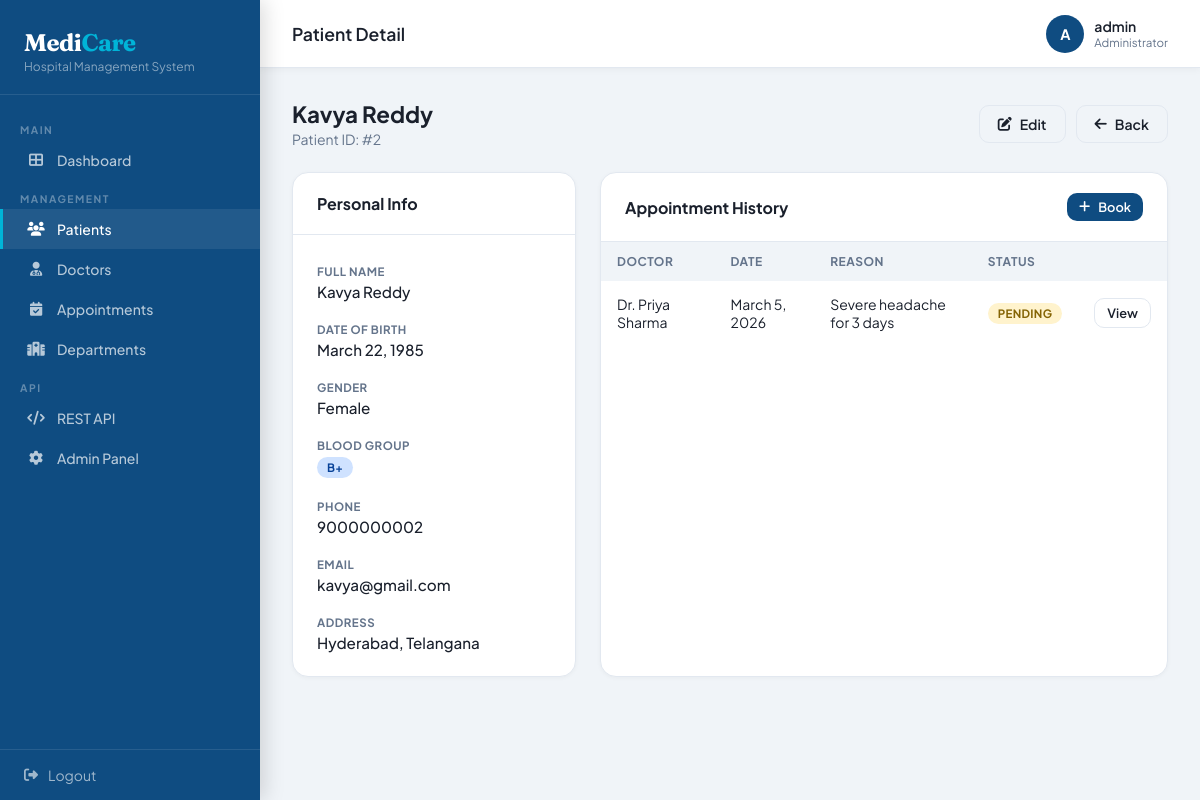
/patients/2/ (signed in), run on the app's committed database.
### patients/models.py (models this page shows, shortened)
class Patient(models.Model):
    GENDER_CHOICES = [('M', 'Male'), ('F', 'Female'), ('O', 'Other')]
    BLOOD_CHOICES = [('A+','A+'),('A-','A-'),('B+','B+'),('B-','B-'),
                     ('AB+','AB+'),('AB-','AB-'),('O+','O+'),('O-','O-')]
    first_name    = models.CharField(max_length=100)
    last_name     = models.CharField(max_length=100)
    date_of_birth = models.DateField()
    gender        = models.CharField(max_length=1, choices=GENDER_CHOICES)
    blood_group   = models.CharField(max_length=3, choices=BLOOD_CHOICES)
    phone         = models.CharField(max_length=15)
    email         = models.EmailField(blank=True)
    address       = models.TextField()
    created_at    = models.DateTimeField(auto_now_add=True)
    @property
    def full_name(self):
        return f"{self.first_name} {self.last_name}"

### appointments/models.py (models this page shows, shortened)
class Appointment(models.Model):
    STATUS_CHOICES = [
        ('pending',   'Pending'),
        ('confirmed', 'Confirmed'),
        ('completed', 'Completed'),
        ('cancelled', 'Cancelled'),
    ]
    patient         = models.ForeignKey(Patient, on_delete=models.CASCADE, related_name='appointments')
    doctor          = models.ForeignKey(Doctor,  on_delete=models.CASCADE, related_name='appointments')
    appointment_date = models.DateField()
    appointment_time = models.TimeField()
    status          = models.CharField(max_length=20, choices=STATUS_CHOICES, default='pending')
    reason          = models.TextField()
    notes           = models.TextField(blank=True)
    created_at      = models.DateTimeField(auto_now_add=True)
    class Meta:
        ordering = ['-appointment_date', '-appointment_time']

### doctors/models.py (models this page shows, shortened)
class Doctor(models.Model):
    first_name   = models.CharField(max_length=100)
    last_name    = models.CharField(max_length=100)
    department   = models.ForeignKey(Department, on_delete=models.SET_NULL, null=True)
    specialization = models.CharField(max_length=200)
    phone        = models.CharField(max_length=15)
    email        = models.EmailField()
    experience   = models.PositiveIntegerField(help_text="Years of experience")
    available    = models.BooleanField(default=True)
    created_at   = models.DateTimeField(auto_now_add=True)
    @property
    def full_name(self):
        return f"Dr. {self.first_name} {self.last_name}"

### patients/views.py (the view)
# urls.py: path('<int:pk>/',     views.patient_detail, name='patient_detail'),
@login_required
def patient_detail(request, pk):
    patient = get_object_or_404(Patient, pk=pk)
    appointments = patient.appointments.select_related('doctor').order_by('-appointment_date')
    return render(request, 'patients/detail.html', {'patient': patient, 'appointments': appointments})

### patients/templates/patients/detail.html (shortened to what this page needs)
{% extends 'core/base.html' %}
{% block page_title %}Patient Detail{% endblock %}
{% block content %}
<div class="page-header">
  <div>
    <h2>{{ patient.full_name }}</h2>
    <p>Patient ID: #{{ patient.pk }}</p>
  </div>
  <div style="display:flex;gap:10px;">
    <a href="{% url 'patient_edit' patient.pk %}" class="btn btn-outline"><i class="fas fa-edit"></i> Edit</a>
    <a href="{% url 'patient_list' %}" class="btn btn-outline"><i class="fas fa-arrow-left"></i> Back</a>
  </div>
</div>
<div style="display:grid;grid-template-columns:1fr 2fr;gap:24px;">
  <div class="card">
    <div class="card-header"><span class="card-title">Personal Info</span></div>
    <div class="card-body">
      <div style="display:flex;flex-direction:column;gap:16px;">
        <div class="detail-item"><label>Full Name</label><p>{{ patient.full_name }}</p></div>
        <div class="detail-item"><label>Date of Birth</label><p>{{ patient.date_of_birth }}</p></div>
        <div class="detail-item"><label>Gender</label><p>{{ patient.get_gender_display }}</p></div>
        <div class="detail-item"><label>Blood Group</label><p><span class="badge badge-confirmed">{{ patient.blood_group }}</span></p></div>
        <div class="detail-item"><label>Phone</label><p>{{ patient.phone }}</p></div>
        <div class="detail-item"><label>Email</label><p>{{ patient.email|default:"—" }}</p></div>
        <div class="detail-item"><label>Address</label><p>{{ patient.address }}</p></div>
      </div>
    </div>
  </div>
  <div class="card">
    <div class="card-header">
      <span class="card-title">Appointment History</span>
      <a href="{% url 'appointment_add' %}" class="btn btn-primary btn-sm"><i class="fas fa-plus"></i> Book</a>
    </div>
    <div class="table-wrap">
      <table>
        <thead><tr><th>Doctor</th><th>Date</th><th>Reason</th><th>Status</th><th></th></tr></thead>
        <tbody>
          {% for a in appointments %}
          <tr>
            <td>{{ a.doctor.full_name }}</td>
            <td>{{ a.appointment_date }}</td>
            <td>{{ a.reason|truncatechars:40 }}</td>
            <td><span class="badge badge-{{ a.status }}">{{ a.get_status_display }}</span></td>
            <td><a href="{% url 'appointment_detail' a.pk %}" class="btn btn-outline btn-sm">View</a></td>
          </tr>
          {% empty %}
          <tr><td colspan="5" style="text-align:center;color:var(--muted);padding:32px;">No appointments yet.</td></tr>
          {% endfor %}
        </tbody>
      </table>
    </div>
  </div>
</div>
{% endblock %}

### core/templates/core/base.html (shortened to what this page needs)
<!DOCTYPE html>
<html lang="en">
<head>
<link href="https://cdnjs.cloudflare.com/ajax/libs/font-awesome/6.4.0/css/all.min.css" rel="stylesheet">
</head>
<body>
{% if user.is_authenticated %}
<aside class="sidebar">
  <div class="sidebar-brand">
    <h1>Medi<span>Care</span></h1>
    <p>Hospital Management System</p>
  </div>
  <nav class="sidebar-nav">
    <div class="nav-section">Main</div>
    <a href="{% url 'dashboard' %}" class="nav-item {% if request.resolver_match.url_name == 'dashboard' %}active{% endif %}">
      <i class="fas fa-th-large"></i> Dashboard
    </a>
    <div class="nav-section">Management</div>
    <a href="{% url 'patient_list' %}" class="nav-item {% if 'patient' in request.resolver_match.url_name %}active{% endif %}">
      <i class="fas fa-users"></i> Patients
    </a>
    <a href="{% url 'doctor_list' %}" class="nav-item {% if 'doctor' in request.resolver_match.url_name %}active{% endif %}">
      <i class="fas fa-user-md"></i> Doctors
    </a>
    <a href="{% url 'appointment_list' %}" class="nav-item {% if 'appointment' in request.resolver_match.url_name %}active{% endif %}">
      <i class="fas fa-calendar-check"></i> Appointments
    </a>
    <a href="{% url 'department_list' %}" class="nav-item {% if 'department' in request.resolver_match.url_name %}active{% endif %}">
      <i class="fas fa-hospital"></i> Departments
    </a>
    <div class="nav-section">API</div>
    <a href="/api/" class="nav-item" target="_blank">
      <i class="fas fa-code"></i> REST API
    </a>
    <a href="/admin/" class="nav-item" target="_blank">
      <i class="fas fa-cog"></i> Admin Panel
    </a>
  </nav>
  <div class="sidebar-footer">
    <a href="{% url 'logout' %}"><i class="fas fa-sign-out-alt"></i> Logout</a>
  </div>
</aside>
{% endif %}
<div class="main">
  {% if user.is_authenticated %}
  <header class="topbar">
    <div class="topbar-title">{% block page_title %}Dashboard{% endblock %}</div>
    <div class="topbar-right">
      <div class="topbar-user">
        <div class="avatar">{{ user.username|slice:":1"|upper }}</div>
        <div>
          <div class="user-name">{{ user.username }}</div>
          <div style="font-size:.72rem;color:var(--muted)">Administrator</div>
        </div>
      </div>
    </div>
  </header>
  {% endif %}
  <div class="content">
    {% block content %}{% endblock %}
  </div>
</div>
</body>
</html>

### data on the page
Patient: full_name "Kavya Reddy", pk "2", date_of_birth "March 22, 1985", gender "Female", blood_group "B+", phone "9000000002", email "kavya@gmail.com", address "Hyderabad, Telangana"
Appointment: doctor.full_name "Dr. Priya Sharma", appointment_date "March 5, 2026", reason "Severe headache for 3 days", status "PENDING"

### other printed values
{{ user.username|slice:":1"|upper }} "A"
{{ user.username }} "admin"
